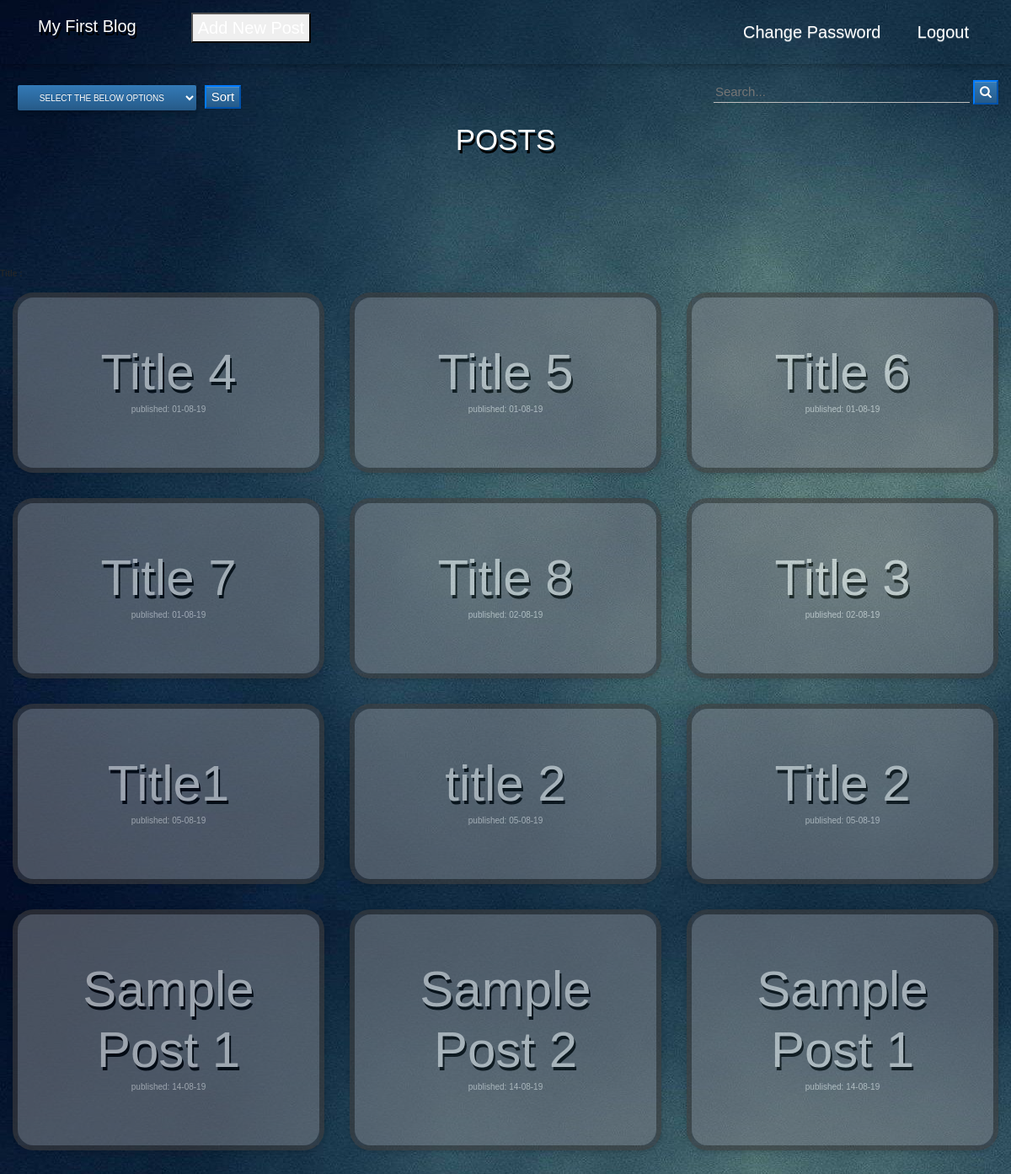
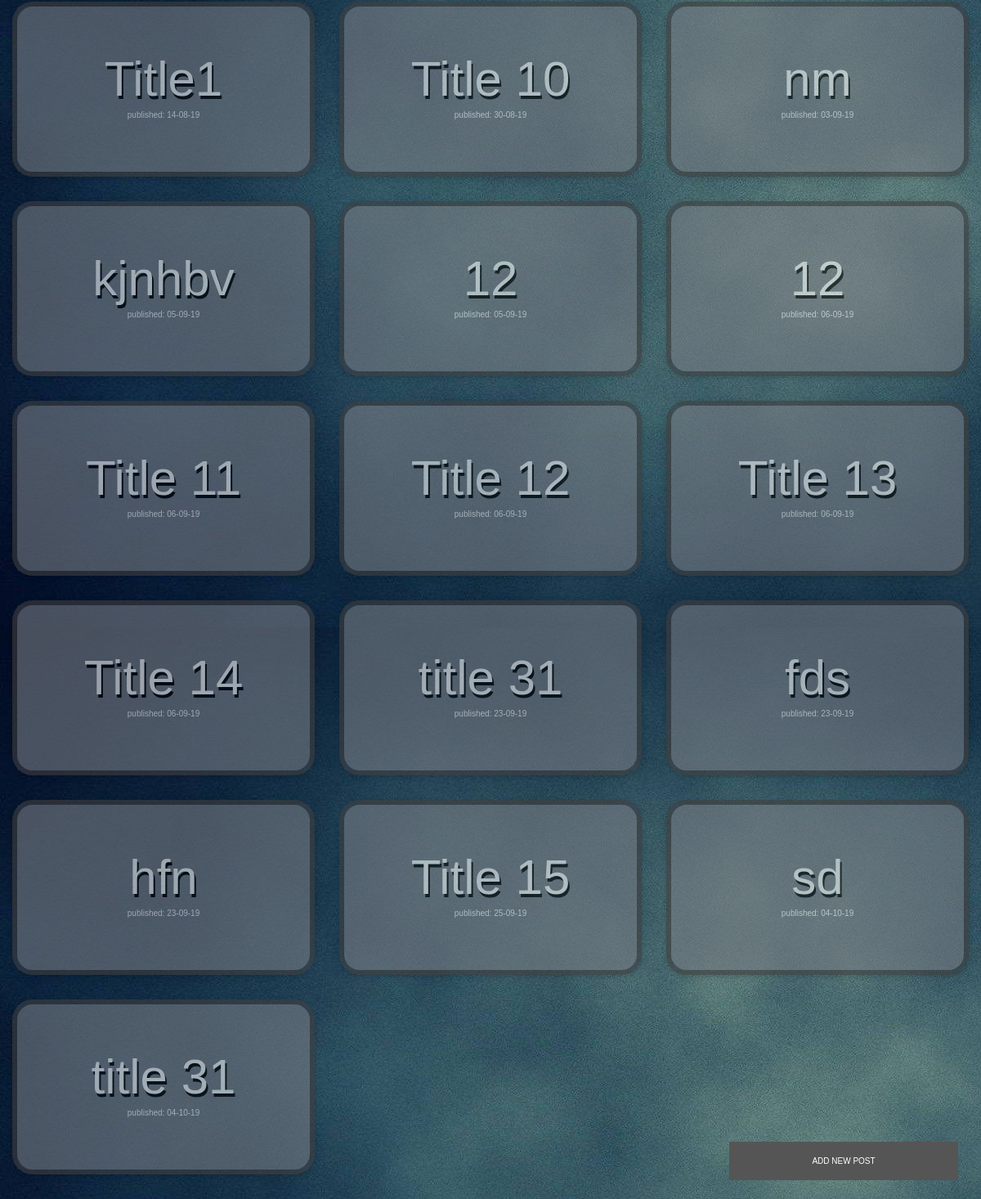
The app's page / (signed in) with its own data (2 pictures, top to bottom).
### blog/models.py (models this page shows, shortened)
class Post(models.Model):
    author = models.ForeignKey(settings.AUTH_USER_MODEL, on_delete=models.CASCADE)
    title = models.CharField(max_length=200)
    text = models.TextField()
    created_date = models.DateTimeField(default=timezone.now)
    published_date = models.DateTimeField(default=timezone.now)

### blog/views.py (the view)
# urls.py: path('',PostList.as_view(), name='post_list'),
@method_decorator(login_required, name='dispatch')
class PostList(APIView):
    renderer_classes = [TemplateHTMLRenderer]
    template_name = 'blog/post_list.html'
    permission_classes = (IsAuthenticated,)
    def get(self, request):
        posts = Post.objects.filter(published_date__lte=timezone.now()).order_by('published_date')
        return Response({'posts': posts})

### blog/templates/blog/post_list.html (shortened to what this page needs)
{% extends 'blog/base.html' %}
{% load static %}
{% block content %}
{% if user.is_authenticated %}
<head>
<link rel="stylesheet" type="text/css" href="{% static 'fonts/font-awesome-4.7.0/css/font-awesome.min.css' %}">
</head>
<body class="top">
<div class="col-md-6" style="font-size: 15px;">
	<form action="{% url 'post_dropdown' %}" method="POST">{% csrf_token %}
	  <select name="sel" class="btn btn-primary dropdown-toggle" style="font-size: 10px;">
	    <option selected="selected" disabled>Select the below options</option>
	  </select>
<spam><button type="submit" class="btn-primary">Sort</button></spam>
</form>
</div>
<div class="col-md-6 inner-form" style="font-size: 15px; height: 50px;">
<form type="get" action="{% url 'post_search' %}" align="right" value="{{request.GET.q}}">
    <input type="text" name="q" value="{{request.GET.q}}"  placeholder="Search..." style="width: 300px; font-size: 15px;">
    <spam><button class="btn-search btn-primary" type="submit" name="submit" value="Search"/><i class="fa fa-search"></i></button></spam>
</form>
</div>
<div style="margin-bottom: 30px; text-align: center; color: white; text-shadow: 2px 4px black;">
  <h1 style="font-size: 35px;"><b>POSTS</b></h1>
</div>
<div id="box" class="col-sm-12" style="height: 100px;">
</div>
<div id="jsonresp" style="margin-top: 100px">
   <p><label> Title :</label> </p>
</div>
{% for post in posts %}
<div class="col-lg-4 col-md-12 mb-r post" id="post">
        <div class="card card-image div1" style="border: 6px solid #403e3e">
          <div class="text-white text-center pricing-card d-flex align-items-center rgba-stylish-strong py-3 px-3 rounded">
            <div class="card-body">
              <div class="py-5"><span class="display-1"><a href="/post/{{post.pk}}/" style="text-decoration-line: none; color: white; text-shadow: 2px 4px black;">{{ post.title }}</a></span><p>published: {{ post.published_date | date:'d-m-y' }}</p>
              </div>
            </div>
          </div>
        </div>
      </div>
{% endfor %}
<button class="open-button" onclick="openForm()">ADD NEW POST</button>
{% endif %}
{% endblock %}

### blog/templates/blog/base.html (shortened to what this page needs)
{% load static %}
<!doctype html>
<html>
	<head>
		<link rel="stylesheet" href="//maxcdn.bootstrapcdn.com/bootstrap/3.2.0/css/bootstrap.min.css">
		<link rel="stylesheet" href="//maxcdn.bootstrapcdn.com/bootstrap/3.2.0/css/bootstrap-theme.min.css">
		<link rel="stylesheet" type="text/css" href="{% static 'fonts/iconic/css/material-design-iconic-font.min.css' %}">
		<link rel="stylesheet" type="text/css" href="{% static 'fonts/font-awesome-4.7.0/css/font-awesome.min.css' %}">
		<link rel="stylesheet" href="{% static 'css/blog.css' %}">
		<link rel="stylesheet" href="{% static 'css/bootstrap.css' %}">
		<link rel="stylesheet" href="{% static 'css/bootstrap.min.css' %}">
		<link rel="stylesheet" href="{% static 'css/mdb.css' %}">
		<link rel="stylesheet" href="{% static 'css/mdb.min.css' %}">
	</head>
	<body class="top" style="background-image: url('{% static 'img/bg-03.jpg' %}');">
		<header>
      <nav class="navbar navbar-expand-lg navbar-dark fixed-top scrolling-navbar" id="navbar">
        <div class="container"><a class="navbar-brand" href="/" style="text-shadow: 2px 4px black;"><strong>My First Blog</strong></a>
          <ul><button class="nav-item js-create-book" style="color: white;" type="button">Add New Post</button></ul>
            <ul class="navbar-nav ml-auto">
              {% if user.is_active %}
              <li class="nav-item"><a class="nav-link" href="{% url 'password_change' %}">Change Password</a></li>&nbsp&nbsp&nbsp&nbsp&nbsp&nbsp
              <li class="nav-item"><a class="nav-link" href="{% url 'logout' %}">Logout</a></li>
    			{% endif %}
            </ul>
        </div>
      </nav></header>
		{% include "blog/messages.html" %}
		{% block content %}
{% endblock %}
	</body>
</html>

### blog/templates/blog/messages.html (shortened to what this page needs)
<div style="height: 95px;"></div>

### blog/static/css/blog.css (style rules this page uses)
.navbar:not(.top-nav-collapse) { background: transparent !important; font-size: 20px; color: black; }
strong { font-size: 20px; }

### blog/templates/blog/base.html (style rules this page uses)
body { font-family: Arial, Helvetica, sans-serif; }
* { box-sizing: border-box; }

### blog/templates/blog/post_list.html (style rules this page uses)
.open-button { background-color: #555; color: white; padding: 16px 20px; border: none; cursor: pointer; opacity: 1; position: fixed; bottom: 23px; right: 28px; width: 280px; }
.div1 { border: 6px solid #403e3e; border-radius: 25px; opacity: 0.6;transition: 0.3s; }

### records on screen
Post: title "Title 4", published_date "01-08-19"
Post: title "Title 5", published_date "01-08-19"
Post: title "Title 6", published_date "01-08-19"
Post: title "Title 7", published_date "01-08-19"
Post: title "Title 8", published_date "02-08-19"
Post: title "Title 3", published_date "02-08-19"
Post: title "Title1", published_date "05-08-19"
Post: title "title 2", published_date "05-08-19"
Post: title "Title 2", published_date "05-08-19"
Post: title "Sample Post 1", published_date "14-08-19"
Post: title "Sample Post 2", published_date "14-08-19"
Post: title "Sample Post 1", published_date "14-08-19"
Post: title "Title1", published_date "14-08-19"
Post: title "Title 10", published_date "30-08-19"
Post: title "nm", published_date "03-09-19"
Post: title "kjnhbv", published_date "05-09-19"
Post: title "12", published_date "05-09-19"
Post: title "12", published_date "06-09-19"
Post: title "Title 11", published_date "06-09-19"
Post: title "Title 12", published_date "06-09-19"
Post: title "Title 13", published_date "06-09-19"
Post: title "Title 14", published_date "06-09-19"
Post: title "title 31", published_date "23-09-19"
Post: title "fds", published_date "23-09-19"
Post: title "hfn", published_date "23-09-19"
Post: title "Title 15", published_date "25-09-19"
Post: title "sd", published_date "04-10-19"
Post: title "title 31", published_date "04-10-19"
